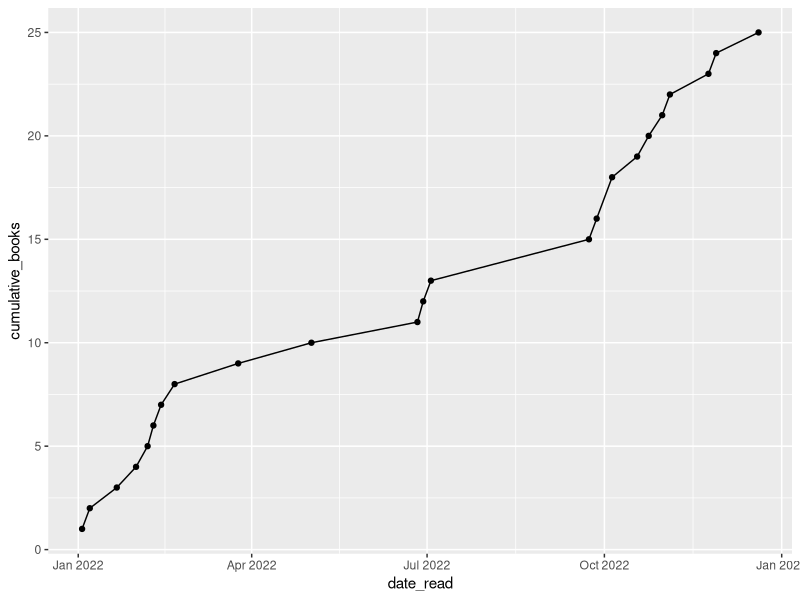
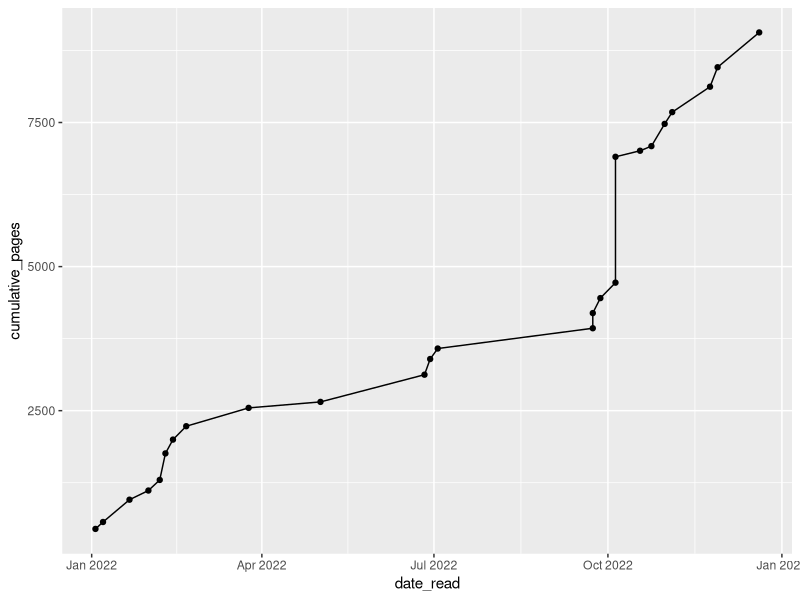

Source code (R) for these figures, in order: (Note: this script raises an error after producing the figures.)
### GOODREADS ANALYSIS WITH R ###


library(tidyverse)
library(lubridate)

goodreads_data <- read_csv("goodreads_library.csv")

goodreads_data <- goodreads_data %>%
    select(`Title`, `Author`, `My Rating`, `Average Rating`, `Publisher`,
           `Number of Pages`, `Original Publication Year`, `Date Read`,
           `Date Added`)

## ANÁLISIS DE 2022 ###

books_2022 <- goodreads_data %>%
  filter(year(`Date Read`) == 2022) %>%
  # clean some column names
  rename(date_read = `Date Read`,
         page_count = `Number of Pages`,
         avg_rating = `Average Rating`,
         my_rating = `My Rating`)


# timing of books
books_2022 %>%
  count(date_read) %>%
  mutate(cumulative_books = cumsum(n)) %>%
  ggplot(aes(date_read, cumulative_books))+
  geom_line()+
  geom_point()


# cumulative pages read
books_2022 %>%
  arrange(date_read) %>%
  mutate(cumulative_pages = cumsum(page_count)) %>%
  ggplot(aes(date_read, cumulative_pages))+
  geom_line()+
  geom_point()


# my rating vs average rating
books_2022 %>%
  ggplot(aes(reorder(Title, rating_diff), rating_diff))+
  geom_col()+
  coord_flip()



books_2022 %>%
  ggplot(aes(date_read, avg_rating))+geom_point()


books_2022 %>%
  ggplot(aes(date_read, rating_diff))+
  geom_point()


books_2022 %>%
  ggplot(aes(date_read, page_count))+
  geom_point()


summary_by_date <- books_2020 %>%
  group_by(date_read, Title) %>%
  summarise(pages = sum(page_count)) %>%
  ungroup() %>%
  bind_rows(tibble(date_read = as.Date("2020-01-01"),
                   Title = NA_character_,
                   pages = 0)) %>%
  arrange(date_read) %>%
  mutate(previous_date = lag(date_read)) %>%
  mutate(days_since_last_book = as.numeric(difftime(
    date_read, previous_date, units = "days"
  )))